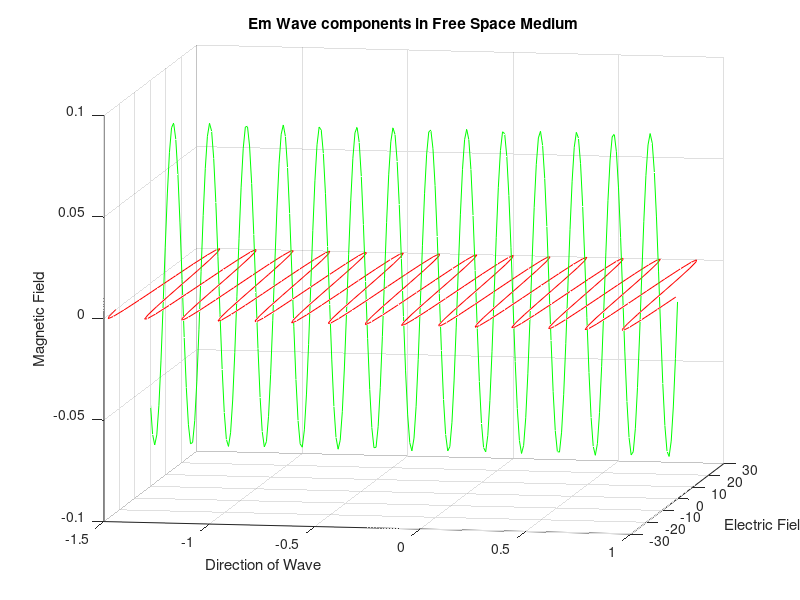

Source code (MATLAB):
% Free space
clear all;
close all;
clc;
c = 3 * 10.^ 8; % speed of light
w = 10.^8; % angular frequency of wave
beta = w/c; % Phase constant
t = -1.5:0.01:1; % time
x = -1.5:0.01:1; % space (direction of propogation)
m = zeros(size(t));
Ey = 30*cos(w*t - beta *x);% electric field
Hz = (30/377)*cos(w*t - beta*x);% magnetic field
figure(1);
plot3(x,Ey,m,'r'); % Plotting 3d electrical wave
hold on;
t = -1.5:0.01:1;
plot3(x,m,Hz,'g');% Plotting 3d magnetic wave
grid on;
hold off;
ylabel('Electric Field');
zlabel('Magnetic Field');
xlabel('Direction of Wave');
title('Em Wave components in Free Space Medium');
view(10,10);
